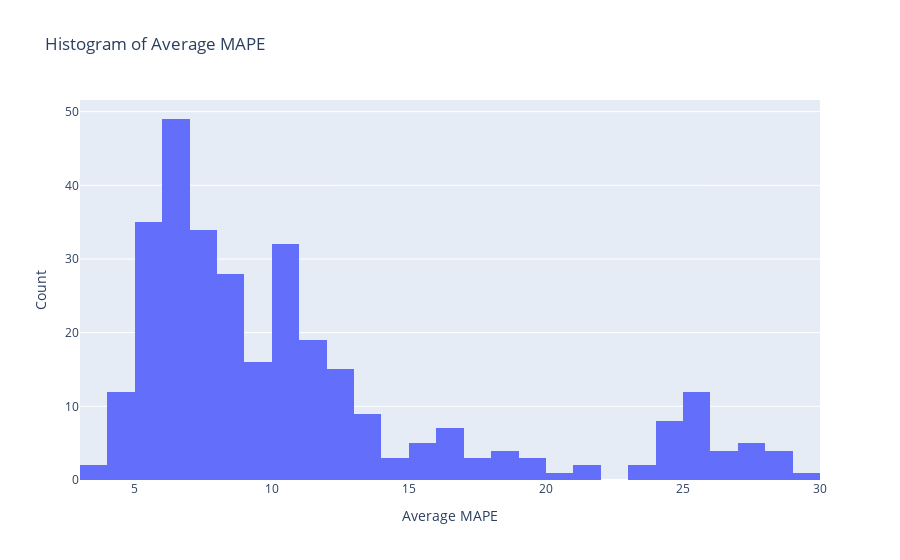

Notebook code cell kept with this figure:
### Code cell
print("Mean MAPE:",pred_df['MAPE'].mean())
import plotly.graph_objects as go
fig = go.Figure(data=[go.Histogram(x=pred_df['MAPE'], nbinsx=50)])
fig.update_layout(title='Histogram of Average MAPE', xaxis_title='Average MAPE', yaxis_title='Count')
fig.show()

### Figure 1 — Plotly figure (JSON) as saved in the notebook; plotly's stock layout.template omitted (floating-point values rounded to 4 significant figures; data arrays with more than 128 entries replaced by an {"elided": "..."} marker saying what was removed)
{"data": [{"nbinsx": 50, "type": "histogram", "x": {"elided": "315 float values"}}], "layout": {"title": {"text": "Histogram of Average MAPE"}, "xaxis": {"title": {"text": "Average MAPE"}}, "yaxis": {"title": {"text": "Count"}}}}
